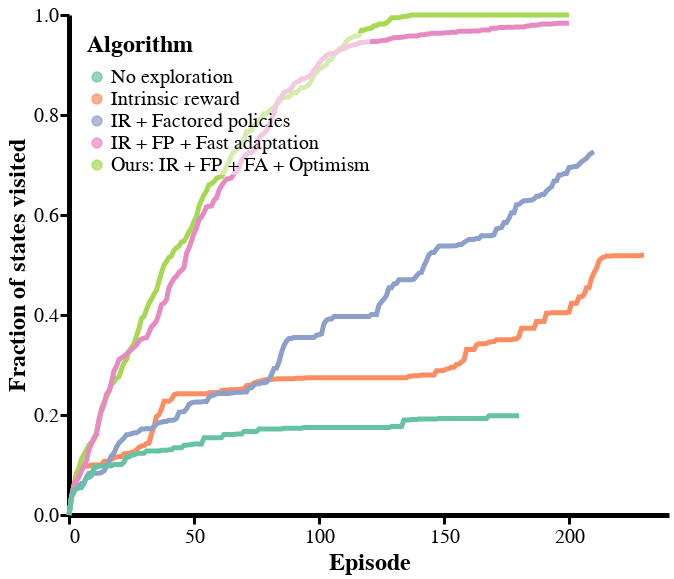

Notebook source saved alongside this figure:
### Code cell
data = pd.concat([
    make_visited_dfs('arxiv_grid40*', subdir='intrinsic'),
    make_visited_dfs('arxiv_grid40*', subdir='slow'),
    make_visited_dfs('arxiv_grid40*', subdir='exploration'),
], sort=False).reset_index(drop=True)

data['Algorithm'] = 'Ours: IR + FP + FA + Optimism'
data.loc[data['name'].str.contains('noopt'), 'Algorithm'] = 'IR + FP + Fast adaptation'
data.loc[data['name'].str.contains('slow'), 'Algorithm'] = 'IR + Factored policies'
data.loc[data['name'].str.contains('intrinsic'), 'Algorithm'] = 'Intrinsic reward'
data.loc[data['name'].str.contains('noexplore'), 'Algorithm'] = 'No exploration'
algorithms = [
    'No exploration',
    'Intrinsic reward',
    'IR + Factored policies',
    'IR + FP + Fast adaptation',
    'Ours: IR + FP + FA + Optimism'
]


chart = alt.Chart(data).mark_circle(size=0).encode(
    x=alt.X('episode:Q', title='Episode'),
    y=alt.Y('visit_fraction:Q', title='Fraction of states visited'),
    color=alt.Color('Algorithm', scale=alt.Scale(domain=algorithms)),
)
chart = chart + chart.mark_line(size=5).encode()
altair_saver.save(chart, 'grid40_visits.pdf', method='node')
chart

### Figure 1 — Vega-Lite specification as saved in the notebook (floating-point values rounded to 4 significant figures; data arrays with more than 128 entries replaced by an {"elided": "..."} marker saying what was removed)
{"config": {"view": {"height": 500, "width": 600, "strokeWidth": 0, "background": "white"}, "title": {"fontSize": 24}, "range": {"category": {"scheme": "set2"}, "ordinal": {"scheme": "set2"}}, "axis": {"titleFontSize": 24, "labelFontSize": 20, "grid": false, "domainWidth": 5, "domainColor": "333", "tickWidth": 3, "tickSize": 9, "tickCount": 4, "tickColor": "333", "tickOffset": 0}, "legend": {"titleFontSize": 24, "labelFontSize": 20, "labelLimit": 0, "titleLimit": 0, "orient": "top-left", "titlePadding": 10, "fillColor": "#ffffff88", "cornerRadius": 0}, "rule": {"size": 3, "color": "999"}, "line": {"size": 5}}, "layer": [{"mark": {"type": "circle", "size": 0}, "encoding": {"color": {"type": "nominal", "field": "Algorithm", "scale": {"domain": ["No exploration", "Intrinsic reward", "IR + Factored policies", "IR + FP + Fast adaptation", "Ours: IR + FP + FA + Optimism"]}}, "x": {"type": "quantitative", "field": "episode", "title": "Episode"}, "y": {"type": "quantitative", "field": "visit_fraction", "title": "Fraction of states visited"}}}, {"mark": {"type": "line", "size": 5}, "encoding": {"color": {"type": "nominal", "field": "Algorithm", "scale": {"domain": ["No exploration", "Intrinsic reward", "IR + Factored policies", "IR + FP + Fast adaptation", "Ours: IR + FP + FA + Optimism"]}}, "x": {"type": "quantitative", "field": "episode", "title": "Episode"}, "y": {"type": "quantitative", "field": "visit_fraction", "title": "Fraction of states visited"}}}], "data": {"name": "data-a64853fcbbfe91a680983029d3f3ad8e"}, "$schema": "https://vega.github.io/schema/vega-lite/v4.8.1.json", "datasets": {"data-a64853fcbbfe91a680983029d3f3ad8e": {"elided": "1025 records"}}}
